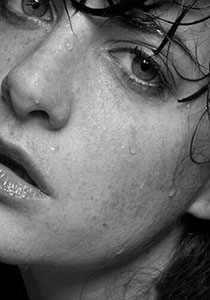
%> input picture matlab/ver4/img300x210.jpg, 210 x 300 px
$ octave demo_verilog.m   (GNU Octave 9; MATLAB toolbox functions it lacks are replaced by stand-ins)
%> lines starting %> are read from the running program, lines starting %| are printed output that depends on the picture
%% main code
%% 专门为设计对应的verilog程序而优化过的m代码
% 组队作品：李新阳，赵卓云，王大伟
I0 = imread('img300x210.jpg');
%> I0 is the input picture: size 300x210x3 uint8; min 0, max 245, mean 107.8

% 先只做单通道
I0 = I0(:,:,3);
%> I0: size 300x210 uint8

%% 导向滤波
h = 300;    w = 210;

% 读取数据，放入32位300x210 ram表
I = uint32(I0);
II = I.*I;
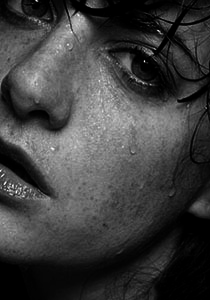
%> II: size 300x210 uint32; min 0, max 60025, mean 14668; drawn with min black and max white

mean_I = test(I);
%> in test, `max(max(p))`: ans = 245
%> in test, `max(max(q))`: ans = 197
mean_II = test(II);
%> in test (call 2), `max(max(p))`: ans = 60025
%> after the loop in test (call 2), `for i = 1:h`:
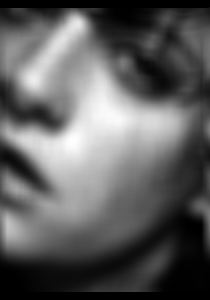
%> q: size 300x210 uint32; min 0, max 38819, mean 14467.5; drawn with min black and max white
%> in test (call 2), `max(max(q))`: ans = 38819

rt = 128; % 定点数，保护精度
cov_Ip = mean_II -  mean_I .* mean_I;
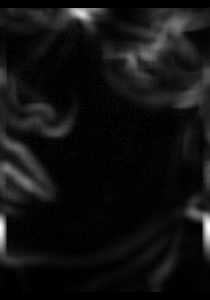
%> cov_Ip: size 300x210 uint32; min 0, max 7277, mean 512.8; drawn with min black and max white
a = (cov_Ip * rt) ./ (cov_Ip + 800) ;
b = (mean_I * rt) - a .* mean_I;
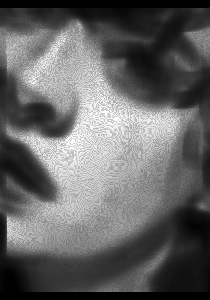
%> b: size 300x210 uint32; min 0, max 25216, mean 9881.8; drawn with min black and max white

mean_a = test(a);
%> in test (call 3), `max(max(p))`: ans = 115
%> after the loop in test (call 3), `for i = 1:h`:
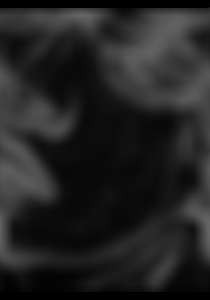
%> q: size 300x210 uint32; min 0, max 103, mean 35.2
%> in test (call 3), `max(max(q))`: ans = 103
mean_b = test(b);
%> in test (call 4), `max(max(p))`: ans = 25216
%> after the loop in test (call 4), `for i = 1:h`:
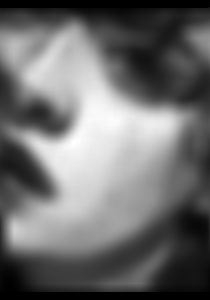
%> q: size 300x210 uint32; min 0, max 22793, mean 9831.2; drawn with min black and max white
%> in test (call 4), `max(max(q))`: ans = 22793

I2 = (mean_a .* I + mean_b)/rt ;

%% 展示
I3 = uint8(I2);

imshow([I0 I3]);
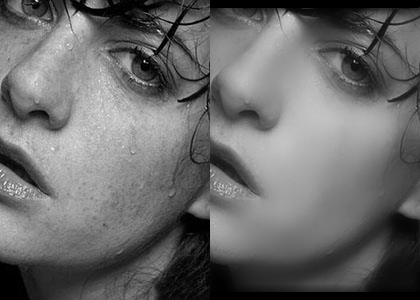
%> displayed picture: size 300x420, on the screen's scale of 0 to 255; min 0, max 245, mean 106.1

%% 均值滤波
function q = test(p)

h = 300;    w = 210;
r = 8;
aaaa = 0
max(max(p))
for i = 1:h
    for j = 1:w
        aa((i-1)*w+j) = uint32(p(i,j));
    end
end

for i = 1:w*h
    if(i>=r && i<=w*h-r)
        bb(i) = sum(aa(i-r+1:i+r));
    else
        bb(i) = 0;
    end
end

for i = 1:w*h
    if(i>=r*w && i<=w*h-r*w)
        aa(i) = sum(bb(i-(r-1)*w:w:i+r*w));
    else
        aa(i) = 0;
    end
end

for i = 1:h
    for j = 1:w
        q(i,j) = aa((i-1)*w+j)/(r*r*4);
    end
end
max(max(q))

end
